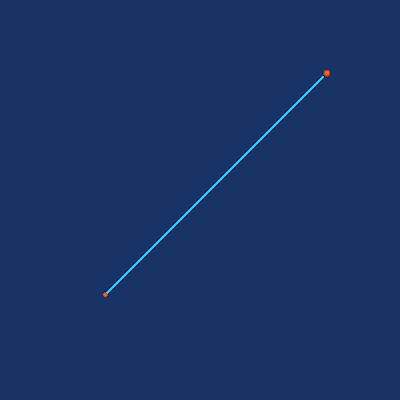

Generate this figure with Python:
#!/usr/bin/env python

# Visualize temporal path lines by generating points at multiple time
# positions and displaying the resulting path line polydata using
# vtkTemporalPathLineFilter.

# Factory overrides
import vtkmodules.vtkInteractionStyle  # noqa: F401
import vtkmodules.vtkRenderingOpenGL2  # noqa: F401

from vtkmodules.vtkCommonCore import vtkPoints
from vtkmodules.vtkCommonDataModel import (
    vtkCellArray,
    vtkPolyData,
    vtkUnstructuredGrid,
)
from vtkmodules.vtkFiltersCore import (
    vtkAppendPolyData,
    vtkGlyph3D,
)
from vtkmodules.vtkFiltersSources import vtkSphereSource
from vtkmodules.vtkRenderingCore import (
    vtkActor,
    vtkPolyDataMapper,
    vtkRenderWindow,
    vtkRenderWindowInteractor,
    vtkRenderer,
)

# Simulate temporal path lines by generating 3 point tracks over 20 time steps
# and displaying the paths as connected lines with sphere glyphs at endpoints.

ts = list(range(20))
scale = 1.0

# Build polydata representing the paths directly
append_lines = vtkAppendPolyData()

# Track 0: (t*scale, t*scale, t)
path_0_pts = vtkPoints()
for t in ts:
    path_0_pts.InsertNextPoint(t * scale, t * scale, t)
path_0_lines = vtkCellArray()
path_0_lines.InsertNextCell(len(ts))
for i in range(len(ts)):
    path_0_lines.InsertCellPoint(i)
path_0 = vtkPolyData()
path_0.SetPoints(path_0_pts)
path_0.SetLines(path_0_lines)
append_lines.AddInputData(path_0)

# Track 1: (t/scale, t, t*scale)
path_1_pts = vtkPoints()
for t in ts:
    path_1_pts.InsertNextPoint(t / scale, t, t * scale)
path_1_lines = vtkCellArray()
path_1_lines.InsertNextCell(len(ts))
for i in range(len(ts)):
    path_1_lines.InsertCellPoint(i)
path_1 = vtkPolyData()
path_1.SetPoints(path_1_pts)
path_1.SetLines(path_1_lines)
append_lines.AddInputData(path_1)

# Track 2: (t*scale, t/scale, t)
path_2_pts = vtkPoints()
for t in ts:
    path_2_pts.InsertNextPoint(t * scale, t / scale, t)
path_2_lines = vtkCellArray()
path_2_lines.InsertNextCell(len(ts))
for i in range(len(ts)):
    path_2_lines.InsertCellPoint(i)
path_2 = vtkPolyData()
path_2.SetPoints(path_2_pts)
path_2.SetLines(path_2_lines)
append_lines.AddInputData(path_2)

append_lines.Update()

# Display the path lines
line_mapper = vtkPolyDataMapper()
line_mapper.SetInputConnection(append_lines.GetOutputPort())

line_actor = vtkActor()
line_actor.SetMapper(line_mapper)
line_actor.GetProperty().SetColor(0.2, 0.8, 1.0)
line_actor.GetProperty().SetLineWidth(2)

# Show start/end points as spheres
endpoint_pts = vtkPoints()
for path_pts in [path_0_pts, path_1_pts, path_2_pts]:
    endpoint_pts.InsertNextPoint(path_pts.GetPoint(0))
    endpoint_pts.InsertNextPoint(path_pts.GetPoint(path_pts.GetNumberOfPoints() - 1))

endpoint_pd = vtkPolyData()
endpoint_pd.SetPoints(endpoint_pts)
endpoint_verts = vtkCellArray()
for i in range(endpoint_pts.GetNumberOfPoints()):
    endpoint_verts.InsertNextCell(1)
    endpoint_verts.InsertCellPoint(i)
endpoint_pd.SetVerts(endpoint_verts)

ball = vtkSphereSource()
ball.SetRadius(0.3)
ball.SetThetaResolution(12)
ball.SetPhiResolution(12)

glyph = vtkGlyph3D()
glyph.SetInputData(endpoint_pd)
glyph.SetSourceConnection(ball.GetOutputPort())

glyph_mapper = vtkPolyDataMapper()
glyph_mapper.SetInputConnection(glyph.GetOutputPort())

glyph_actor = vtkActor()
glyph_actor.SetMapper(glyph_mapper)
glyph_actor.GetProperty().SetColor(1.0, 0.4, 0.2)

# Renderer
renderer = vtkRenderer()
renderer.AddActor(line_actor)
renderer.AddActor(glyph_actor)
renderer.SetBackground(0.1, 0.2, 0.4)

# Window
render_window = vtkRenderWindow()
render_window.AddRenderer(renderer)
render_window.SetSize(400, 400)
render_window.SetWindowName("temporal path line")

# Interactor
interactor = vtkRenderWindowInteractor()
interactor.SetRenderWindow(render_window)

# Scene
renderer.ResetCamera()

interactor.Initialize()
interactor.Start()
